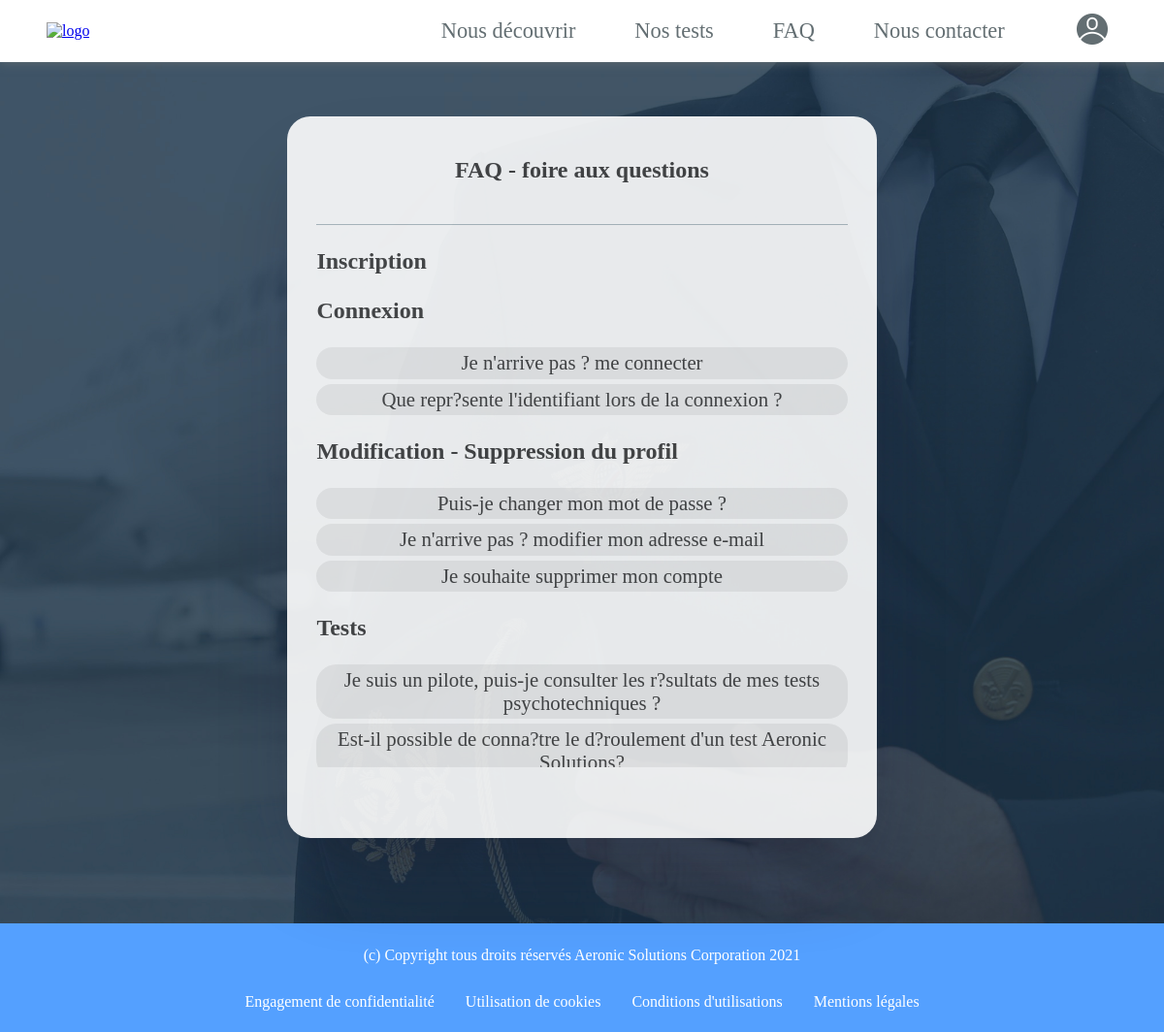
Before: /controller/faqController.php with the older database file.
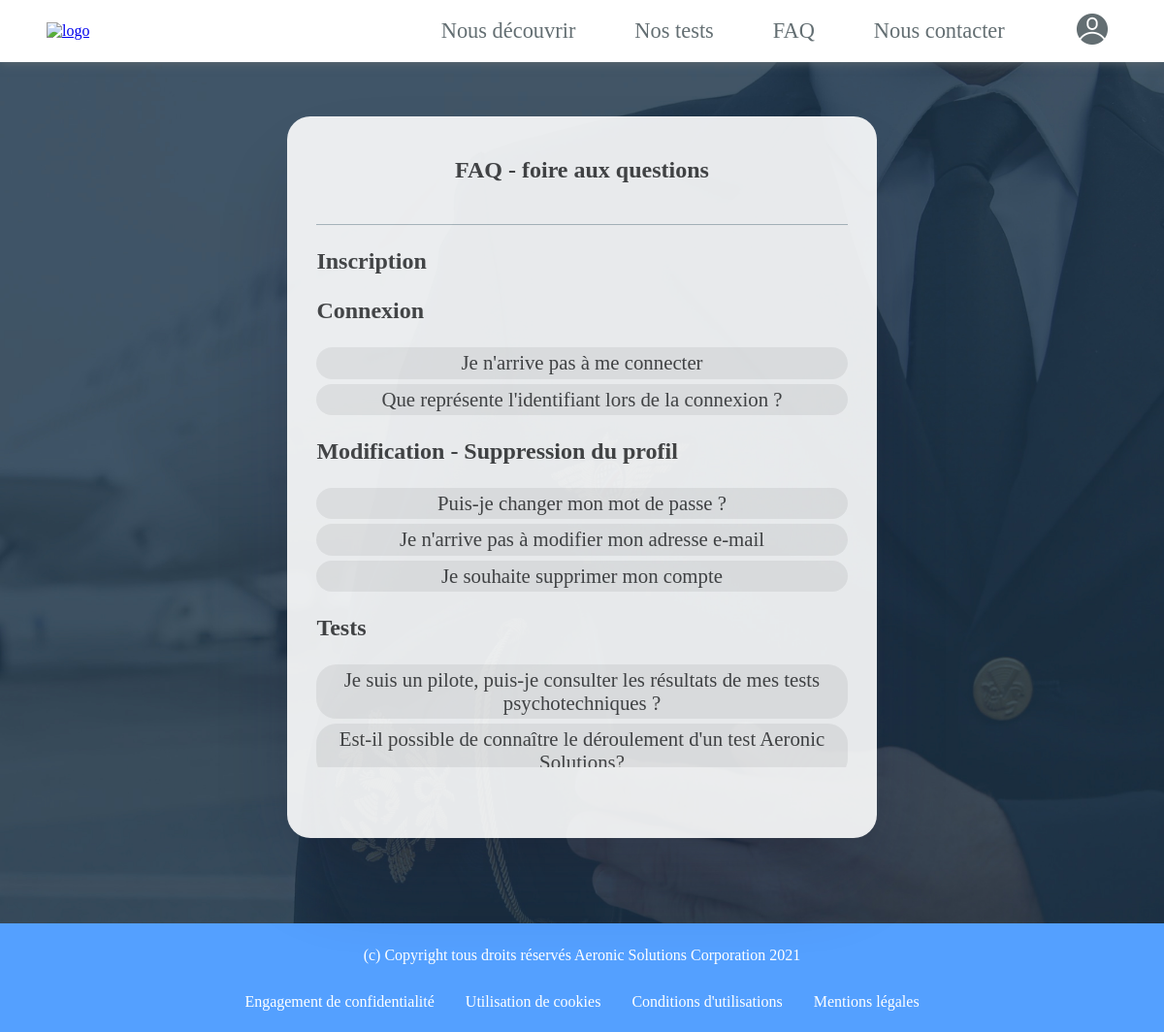
After: the same page with the newer database file.
### tables this page shows
CREATE TABLE IF NOT EXISTS `faq` (
  `idFaq` int(11) NOT NULL AUTO_INCREMENT,
  `question` varchar(255) NOT NULL,
  `reponse` varchar(255) NOT NULL,
  `partie` int(11) NOT NULL,
  PRIMARY KEY (`idFaq`)
);

### controller/faqController.php (called while the page is built)
<?php session_start();
include '../view/header.php';
include '../view/footer.php';
include '../model/database.php';
include '../view/faq.php';
?>

### view/faq.php (the view, shortened to what this page needs)
<!DOCTYPE html>
<html>
<head>
    <link rel="stylesheet" href="../public/css/faqstyle.css"/>
</head>
<body>
<div class="contentfaq">
    <div class="title_container">
        <h3>FAQ - foire aux questions</h3>
    </div>
    <div class="faq_container">
        <div class="title_partie">
            <h3>Inscription</h3>
        </div>
        <div class="title_partie">
            <h3>Connexion</h3>
        </div>
        <?php
        $q = $db->query("SELECT * FROM faq  WHERE partie='2'");
        while($row = $q ->fetch()){
            $idFaq=$row[0];
            $question=$row[1];
            ?>
            <div class="questions">
                <button class="bouton" id="buttonr" onclick="changeVisibility(<?=$idFaq?>)"  ><?=$question?></button>
            </div>
        <?php } ?>
        <div class="title_partie">
            <h3>Modification - Suppression du profil</h3>
        </div>
        <?php
        $q = $db->query("SELECT * FROM faq  WHERE partie='3'");
        while($row = $q ->fetch()){
            $idFaq=$row[0];
            $question=$row[1];
            ?>
            <div class="questions">
                <button class="bouton" id="buttonr" onclick="changeVisibility(<?=$idFaq?>)"  ><?=$question?></button>
            </div>
        <?php } ?>
        <div class="title_partie">
            <h3>Tests</h3>
        </div>
        <?php
        $q = $db->query("SELECT * FROM faq  WHERE partie='4'");
        while($row = $q ->fetch()){
            $idFaq=$row[0];
            $question=$row[1];
            ?>
            <div class="questions">
                <button class="bouton" id="buttonr" onclick="changeVisibility(<?=$idFaq?>)"  ><?=$question?></button>
            </div>
        <?php } ?>
    </div>
</body>
</html>

Changed rows visible on the page:
changed faq: question "Je n'arrive pas ? me connecter" → "Je n'arrive pas à me connecter"
changed faq: question "Que repr?sente l'identifiant lors de la connexion ?" → "Que représente l'identifiant lors de la connexion ?"
changed faq: question "Je n'arrive pas ? modifier mon adresse e-mail" → "Je n'arrive pas à modifier mon adresse e-mail"
changed faq: question "Je suis un pilote, puis-je consulter les r?sultats de mes tests psychotechniques ?" → "Je suis un pilote, puis-je consulter les résultats de mes tests psychotechniques ?"
changed faq: question "Est-il possible de conna?tre le d?roulement d'un test Aeronic…" → "Est-il possible de connaître le déroulement d'un test Aeronic…"
